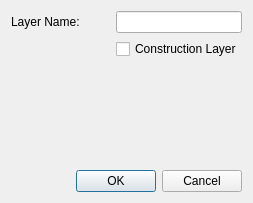
<?xml version="1.0" encoding="UTF-8"?>
<ui version="4.0">
 <class>QG_LayerDialog</class>
 <widget class="QDialog" name="QG_LayerDialog">
  <property name="geometry">
   <rect>
    <x>0</x>
    <y>0</y>
    <width>253</width>
    <height>203</height>
   </rect>
  </property>
  <property name="baseSize">
   <size>
    <width>0</width>
    <height>0</height>
   </size>
  </property>
  <property name="windowTitle">
   <string>Layer Settings</string>
  </property>
  <property name="sizeGripEnabled">
   <bool>false</bool>
  </property>
  <layout class="QGridLayout" name="gridLayout">
   <item row="1" column="2">
    <widget class="QCheckBox" name="cbConstructionLayer">
     <property name="toolTip">
      <string>A Construction Layer has entities of infinite straight lines intended to be used for geometric construction.
The contents of a Construction Layer should not appear in printout.</string>
     </property>
     <property name="text">
      <string>Construction Layer</string>
     </property>
    </widget>
   </item>
   <item row="0" column="0">
    <widget class="QLabel" name="lName">
     <property name="frameShape">
      <enum>QFrame::NoFrame</enum>
     </property>
     <property name="frameShadow">
      <enum>QFrame::Plain</enum>
     </property>
     <property name="text">
      <string>Layer Name:</string>
     </property>
     <property name="wordWrap">
      <bool>false</bool>
     </property>
    </widget>
   </item>
   <item row="3" column="0" colspan="3">
    <widget class="QDialogButtonBox" name="buttonBox">
     <property name="standardButtons">
      <set>QDialogButtonBox::Cancel|QDialogButtonBox::Ok</set>
     </property>
    </widget>
   </item>
   <item row="2" column="0" colspan="3">
    <widget class="QG_WidgetPen" name="wPen" native="true"/>
   </item>
   <item row="0" column="1">
    <spacer name="spacer87">
     <property name="orientation">
      <enum>Qt::Horizontal</enum>
     </property>
     <property name="sizeType">
      <enum>QSizePolicy::Expanding</enum>
     </property>
     <property name="sizeHint" stdset="0">
      <size>
       <width>5</width>
       <height>16</height>
      </size>
     </property>
    </spacer>
   </item>
   <item row="0" column="2">
    <widget class="QLineEdit" name="leName">
     <property name="text">
      <string/>
     </property>
    </widget>
   </item>
  </layout>
 </widget>
 <layoutdefault spacing="6" margin="11"/>
 <customwidgets>
  <customwidget>
   <class>QG_WidgetPen</class>
   <extends>QWidget</extends>
   <header>qg_widgetpen.h</header>
  </customwidget>
 </customwidgets>
 <resources/>
 <connections>
  <connection>
   <sender>buttonBox</sender>
   <signal>rejected()</signal>
   <receiver>QG_LayerDialog</receiver>
   <slot>reject()</slot>
   <hints>
    <hint type="sourcelabel">
     <x>126</x>
     <y>186</y>
    </hint>
    <hint type="destinationlabel">
     <x>20</x>
     <y>20</y>
    </hint>
   </hints>
  </connection>
  <connection>
   <sender>buttonBox</sender>
   <signal>accepted()</signal>
   <receiver>QG_LayerDialog</receiver>
   <slot>validate()</slot>
   <hints>
    <hint type="sourcelabel">
     <x>126</x>
     <y>186</y>
    </hint>
    <hint type="destinationlabel">
     <x>20</x>
     <y>20</y>
    </hint>
   </hints>
  </connection>
 </connections>
</ui>
